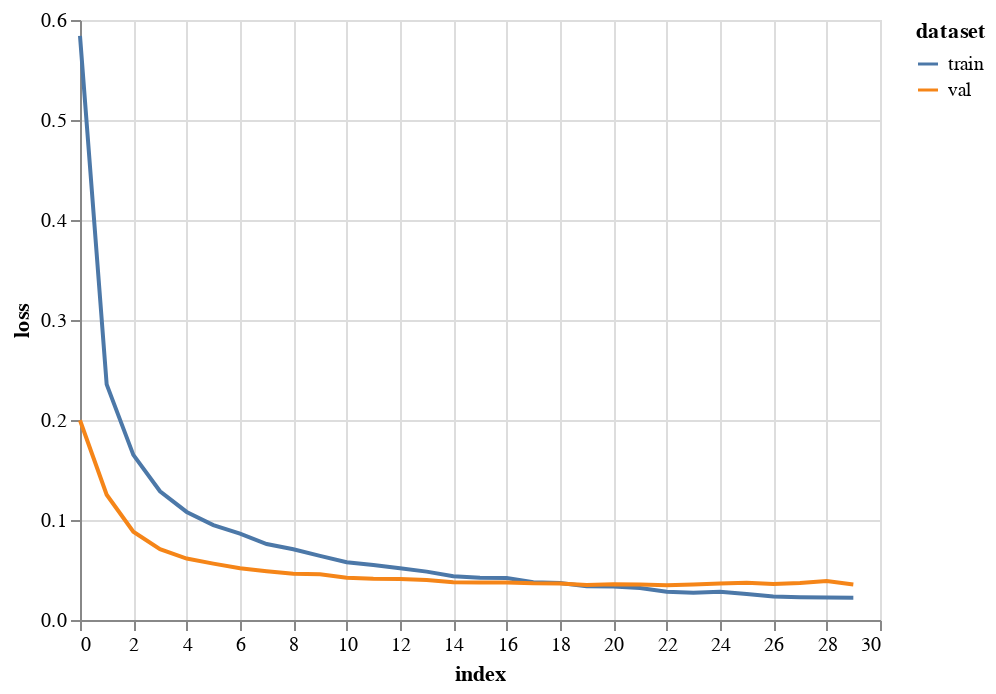

The notebook cell saved with this chart:
### Code cell
chart = alt.Chart(df).mark_line().encode(
    x='index',
    y='loss',
    color='dataset'
)
chart

### Figure 1 — Vega-Lite specification as saved in the notebook (floating-point values rounded to 4 significant figures)
{"config": {"view": {"continuousWidth": 400, "continuousHeight": 300}}, "data": {"name": "data-1716b58ad44b42f822ac4f0c01ba1f4a"}, "mark": "line", "encoding": {"color": {"type": "nominal", "field": "dataset"}, "x": {"type": "quantitative", "field": "index"}, "y": {"type": "quantitative", "field": "loss"}}, "$schema": "https://vega.github.io/schema/vega-lite/v4.0.2.json", "datasets": {"data-1716b58ad44b42f822ac4f0c01ba1f4a": [{"index": 0, "dataset": "train", "loss": 0.5842}, {"index": 1, "dataset": "train", "loss": 0.2357}, {"index": 2, "dataset": "train", "loss": 0.1651}, {"index": 3, "dataset": "train", "loss": 0.1287}, {"index": 4, "dataset": "train", "loss": 0.1081}, {"index": 5, "dataset": "train", "loss": 0.09495}, {"index": 6, "dataset": "train", "loss": 0.08639}, {"index": 7, "dataset": "train", "loss": 0.07599}, {"index": 8, "dataset": "train", "loss": 0.07077}, {"index": 9, "dataset": "train", "loss": 0.06416}, {"index": 10, "dataset": "train", "loss": 0.05776}, {"index": 11, "dataset": "train", "loss": 0.05494}, {"index": 12, "dataset": "train", "loss": 0.05182}, {"index": 13, "dataset": "train", "loss": 0.04839}, {"index": 14, "dataset": "train", "loss": 0.04384}, {"index": 15, "dataset": "train", "loss": 0.04226}, {"index": 16, "dataset": "train", "loss": 0.0421}, {"index": 17, "dataset": "train", "loss": 0.03785}, {"index": 18, "dataset": "train", "loss": 0.03698}, {"index": 19, "dataset": "train", "loss": 0.03383}, {"index": 20, "dataset": "train", "loss": 0.03339}, {"index": 21, "dataset": "train", "loss": 0.03197}, {"index": 22, "dataset": "train", "loss": 0.0283}, {"index": 23, "dataset": "train", "loss": 0.0273}, {"index": 24, "dataset": "train", "loss": 0.02823}, {"index": 25, "dataset": "train", "loss": 0.02606}, {"index": 26, "dataset": "train", "loss": 0.02354}, {"index": 27, "dataset": "train", "loss": 0.02287}, {"index": 28, "dataset": "train", "loss": 0.02249}, {"index": 29, "dataset": "train", "loss": 0.02231}, {"index": 0, "dataset": "val", "loss": 0.1998}, {"index": 1, "dataset": "val", "loss": 0.1252}, {"index": 2, "dataset": "val", "loss": 0.08831}, {"index": 3, "dataset": "val", "loss": 0.0708}, {"index": 4, "dataset": "val", "loss": 0.06145}, {"index": 5, "dataset": "val", "loss": 0.05635}, {"index": 6, "dataset": "val", "loss": 0.0518}, {"index": 7, "dataset": "val", "loss": 0.04885}, {"index": 8, "dataset": "val", "loss": 0.04634}, {"index": 9, "dataset": "val", "loss": 0.04579}, {"index": 10, "dataset": "val", "loss": 0.04234}, {"index": 11, "dataset": "val", "loss": 0.04121}, {"index": 12, "dataset": "val", "loss": 0.04101}, {"index": 13, "dataset": "val", "loss": 0.03993}, {"index": 14, "dataset": "val", "loss": 0.03787}, {"index": 15, "dataset": "val", "loss": 0.03744}, {"index": 16, "dataset": "val", "loss": 0.03759}, {"index": 17, "dataset": "val", "loss": 0.03668}, {"index": 18, "dataset": "val", "loss": 0.03647}, {"index": 19, "dataset": "val", "loss": 0.03493}, {"index": 20, "dataset": "val", "loss": 0.03572}, {"index": 21, "dataset": "val", "loss": 0.03558}, {"index": 22, "dataset": "val", "loss": 0.03464}, {"index": 23, "dataset": "val", "loss": 0.03539}, {"index": 24, "dataset": "val", "loss": 0.03651}, {"index": 25, "dataset": "val", "loss": 0.03715}, {"index": 26, "dataset": "val", "loss": 0.03591}, {"index": 27, "dataset": "val", "loss": 0.03693}, {"index": 28, "dataset": "val", "loss": 0.03896}, {"index": 29, "dataset": "val", "loss": 0.03557}]}}
